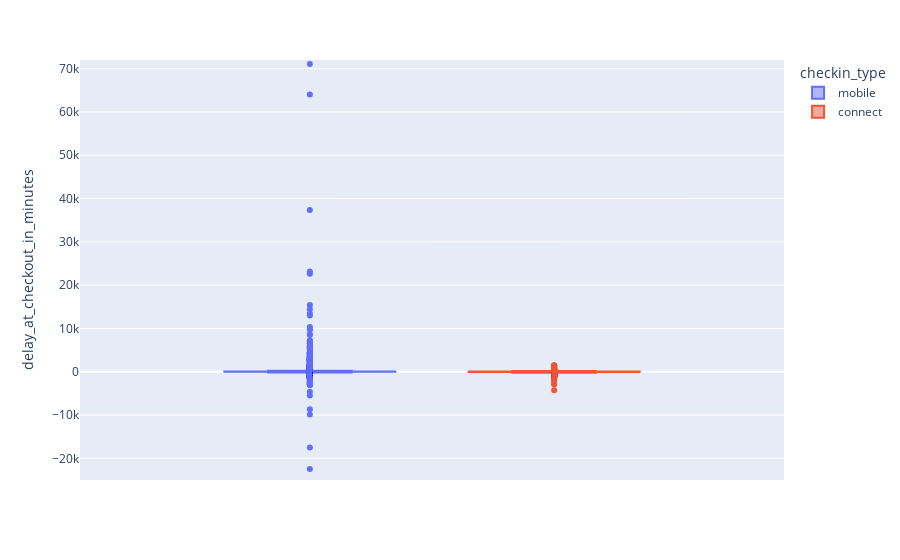

Here is the notebook cell this chart was saved with:
### Code cell
fig = px.box(df_delay, y='delay_at_checkout_in_minutes', color='checkin_type', range_y=[-25000,72000])
fig.show()

### Figure 1 — Plotly figure (JSON) as saved in the notebook; plotly's stock layout.template omitted (floating-point values rounded to 4 significant figures; data arrays with more than 128 entries replaced by an {"elided": "..."} marker saying what was removed)
{"data": [{"alignmentgroup": "True", "hovertemplate": "checkin_type=mobile<br>delay_at_checkout_in_minutes=%{y}<extra></extra>", "legendgroup": "mobile", "marker": {"color": "#636efa"}, "name": "mobile", "notched": false, "offsetgroup": "mobile", "orientation": "v", "showlegend": true, "type": "box", "x0": " ", "xaxis": "x", "y": {"elided": "17003 int values"}, "y0": " ", "yaxis": "y"}, {"alignmentgroup": "True", "hovertemplate": "checkin_type=connect<br>delay_at_checkout_in_minutes=%{y}<extra></extra>", "legendgroup": "connect", "marker": {"color": "#EF553B"}, "name": "connect", "notched": false, "offsetgroup": "connect", "orientation": "v", "showlegend": true, "type": "box", "x0": " ", "xaxis": "x", "y": {"elided": "4307 int values"}, "y0": " ", "yaxis": "y"}], "layout": {"boxmode": "group", "legend": {"title": {"text": "checkin_type"}, "tracegroupgap": 0}, "margin": {"t": 60}, "xaxis": {"anchor": "y", "domain": [0, 1]}, "yaxis": {"anchor": "x", "domain": [0, 1], "range": [-25000, 72000], "title": {"text": "delay_at_checkout_in_minutes"}}}}
